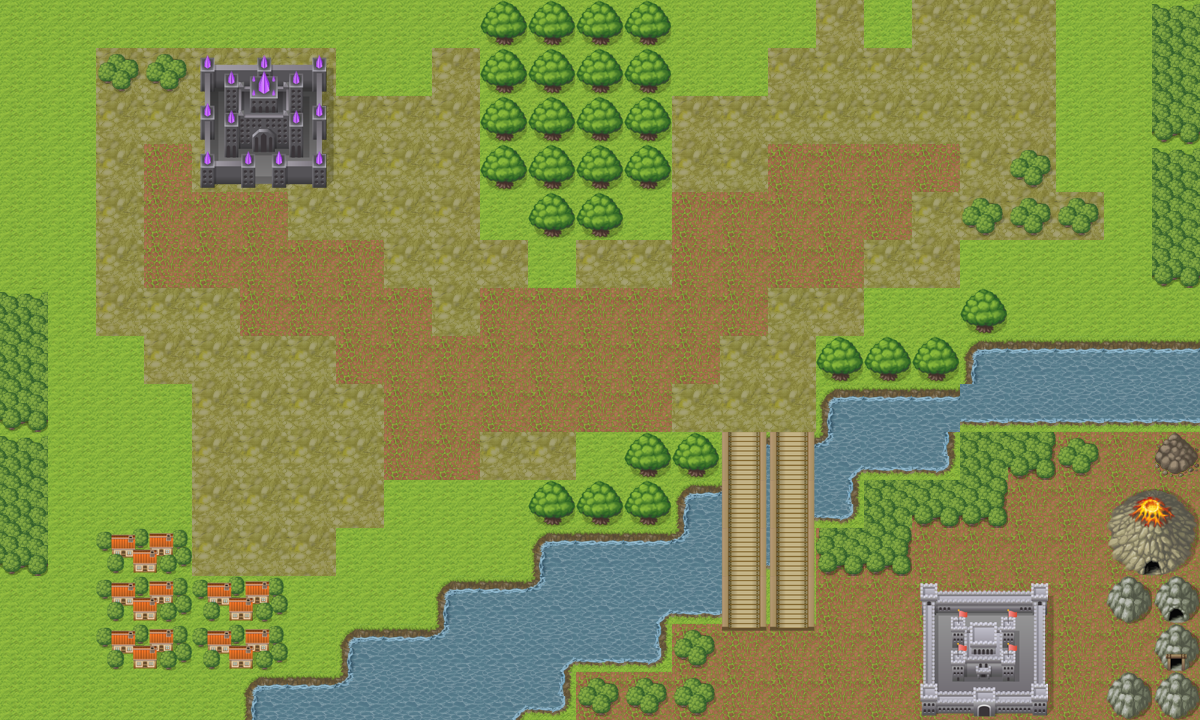

Rendered tile map (Tiled .tmx) drawn with the repository's tilesets; below, a short description and the full map source, tile grids included:
An orthogonal 25x15 tile map with 48x48 px tiles, 7 tile layers (sol vert, sol maron, eau, arbre, ...), 4 tilesets.

<map version="1.10" tiledversion="1.11.0" orientation="orthogonal" renderorder="right-down" width="25" height="15" tilewidth="48" tileheight="48" infinite="0" nextlayerid="9" nextobjectid="1">
 <tileset firstgid="1" source="assets/pipo-map001.tsx" />
 <tileset firstgid="137" source="assets/pipo-map001_at.tsx" />
 <tileset firstgid="617" source="assets/pipo-map001_at - ÉRÉsÅ[.tsx" />
 <tileset firstgid="1097" source="assets/48x48/pipo-map001.tsx" />
 <layer id="1" name="sol vert" width="25" height="15">
  <data encoding="csv">
1,1,1,1,1,1,1,1,1,1,1,1,1,1,1,1,1,1,1,1,1,1,1,1,1,
1,1,1,1,1,1,1,1,1,1,1,1,1,1,1,1,1,1,1,1,1,1,1,1,1,
1,1,1,1,1,1,1,1,1,1,1,1,1,1,1,1,1,1,1,1,1,1,1,1,1,
1,1,1,1,1,1,1,1,1,1,1,1,1,1,1,1,1,1,1,1,1,1,1,1,1,
1,1,1,1,1,1,1,1,1,1,1,1,1,1,1,1,1,1,1,1,1,1,1,1,1,
1,1,1,1,1,1,1,1,1,1,1,1,1,1,1,1,1,1,1,1,1,1,1,1,1,
1,1,1,1,1,1,1,1,1,1,1,1,1,1,1,1,1,1,1,1,1,1,1,1,1,
1,1,1,1,1,1,1,1,1,1,1,1,1,1,1,1,1,1,1,1,1,1,1,1,1,
1,1,1,1,1,1,1,1,1,1,1,1,1,1,1,1,1,1,1,1,1,1,1,1,1,
1,1,1,1,1,1,1,1,1,1,1,1,1,1,1,342,343,422,1,1,1,1,1,1,1,
1,1,1,1,1,1,1,1,1,1,1,1,1,1,1,406,389,1,1,1,1,1,1,1,1,
1,1,1,1,1,1,1,1,1,1,1,1,1,1,1,389,376,1,1,1,1,1,1,1,1,
1,1,1,1,1,1,1,1,1,1,1,1,1,1,1,376,1,1,1,1,1,1,1,1,1,
1,1,1,1,1,1,1,1,1,1,1,1,1,1,1,1,1,1,1,1,1,1,1,1,1,
1,1,1,1,1,1,1,1,1,1,1,1,1,1,1,1,1,1,1,1,1,1,1,1,1
</data>
 </layer>
 <layer id="2" name="sol maron" width="25" height="15">
  <data encoding="csv">
0,0,0,0,0,0,0,0,0,0,0,0,0,0,0,0,0,351,0,351,351,351,0,0,0,
0,0,351,351,831,831,831,0,0,351,0,0,0,0,0,0,351,351,351,351,351,351,0,0,0,
0,0,351,351,831,831,831,351,351,351,0,0,0,0,351,351,351,351,351,351,351,351,0,0,0,
0,0,351,647,831,351,351,351,351,351,0,0,0,0,351,351,647,647,647,647,351,351,0,0,0,
0,0,351,647,647,647,351,351,351,351,0,0,0,0,647,647,647,647,647,351,351,351,351,0,0,
0,0,351,647,647,647,647,647,351,351,351,0,351,351,647,647,647,647,351,351,0,0,0,0,0,
0,0,351,351,351,647,647,647,647,351,647,647,647,647,647,647,351,351,0,0,0,0,0,0,0,
0,0,0,351,351,351,351,647,647,647,647,647,647,647,647,351,351,0,0,0,0,0,0,0,0,
0,0,0,0,351,351,351,351,647,647,647,647,647,647,351,351,351,0,0,0,0,0,0,0,0,
0,0,0,0,351,351,351,351,647,647,351,351,0,0,0,0,0,0,0,0,167,167,167,167,167,
0,0,0,0,351,351,351,351,0,0,0,0,0,0,0,0,0,0,167,167,167,167,167,167,167,
0,0,0,0,351,351,351,0,0,0,0,0,0,0,0,0,0,167,167,167,167,167,167,167,167,
0,0,0,0,0,0,0,0,0,0,0,0,0,0,0,0,0,167,167,167,167,167,167,167,167,
0,0,0,0,0,0,0,0,0,0,0,0,0,0,167,167,167,167,167,167,167,167,167,167,167,
0,0,0,0,0,0,0,0,0,0,0,0,167,167,167,167,167,167,167,167,167,167,167,167,167
</data>
 </layer>
 <layer id="3" name="eau" width="25" height="15">
  <data encoding="csv">
0,0,0,0,0,0,0,0,0,0,0,0,0,0,0,0,0,0,0,0,0,0,0,0,0,
0,0,0,0,0,0,0,0,0,0,0,0,0,0,0,0,0,0,0,0,0,0,0,0,0,
0,0,0,0,0,0,0,0,0,0,0,0,0,0,0,0,0,0,0,0,0,0,0,0,0,
0,0,0,0,0,0,0,0,0,0,0,0,0,0,0,0,0,0,0,0,0,0,0,0,0,
0,0,0,0,0,0,0,0,0,0,0,0,0,0,0,0,0,0,0,0,0,0,0,0,0,
0,0,0,0,0,0,0,0,0,0,0,0,0,0,0,0,0,0,0,0,0,0,0,0,0,
0,0,0,0,0,0,0,0,0,0,0,0,0,0,0,0,0,0,0,0,0,0,0,0,0,
0,0,0,0,0,0,0,0,0,0,0,0,0,0,0,0,0,0,0,0,342,343,343,343,343,
0,0,0,0,0,0,0,0,0,0,0,0,0,0,0,0,0,342,343,343,375,375,375,375,375,
0,0,0,0,0,0,0,0,0,0,0,0,0,0,0,0,0,422,375,376,0,0,0,0,0,
0,0,0,0,0,0,0,0,0,0,0,0,0,0,342,0,0,376,0,0,0,0,0,0,0,
0,0,0,0,0,0,0,0,0,0,0,342,343,343,406,0,0,0,0,0,0,0,0,0,0,
0,0,0,0,0,0,0,0,0,342,343,406,359,389,375,0,0,0,0,0,0,0,0,0,0,
0,0,0,0,0,0,0,342,343,406,359,389,375,376,0,0,0,0,0,0,0,0,0,0,0,
0,0,0,0,0,342,343,406,359,359,389,376,0,0,0,0,0,0,0,0,0,0,0,0,0
</data>
 </layer>
 <layer id="6" name="arbre" width="25" height="15">
  <data encoding="csv">
0,0,0,0,0,0,0,0,0,0,11,11,11,11,0,0,0,0,0,0,0,0,0,0,239,
0,0,10,10,0,0,0,0,0,0,11,11,11,11,0,0,0,0,0,0,0,0,0,0,255,
0,0,0,0,0,0,0,0,0,0,11,11,11,11,0,0,0,0,0,0,0,0,0,0,271,
0,0,0,0,0,0,0,0,0,0,11,11,11,11,0,0,0,0,0,0,0,10,0,0,239,
0,0,0,0,0,0,0,0,0,0,0,11,11,0,0,0,0,0,0,0,10,10,10,0,255,
0,0,0,0,0,0,0,0,0,0,0,0,0,0,0,0,0,0,0,0,0,0,0,0,271,
239,0,0,0,0,0,0,0,0,0,0,0,0,0,0,0,0,0,0,0,11,0,0,0,0,
255,0,0,0,0,0,0,0,0,0,0,0,0,0,0,0,0,11,11,11,0,0,0,0,0,
271,0,0,0,0,0,0,0,0,0,0,0,0,0,0,0,0,0,0,0,0,0,0,0,0,
239,0,0,0,0,0,0,0,0,0,0,0,0,11,11,0,0,0,0,0,255,272,1106,0,0,
255,0,0,0,0,0,0,0,0,0,0,11,11,11,0,0,0,0,255,271,272,0,0,0,0,
271,0,0,0,0,0,0,0,0,0,0,0,0,0,0,0,0,270,272,0,0,0,0,0,0,
0,0,0,0,0,0,0,0,0,0,0,0,0,0,0,0,0,0,0,0,0,0,0,0,0,
0,0,0,0,0,0,0,0,0,0,0,0,0,0,1106,0,0,0,0,0,0,0,0,0,0,
0,0,0,0,0,0,0,0,0,0,0,0,1106,1106,1106,0,0,0,0,0,0,0,0,0,0
</data>
 </layer>
 <layer id="7" name="pont" width="25" height="15">
  <data encoding="csv">
0,0,0,0,0,0,0,0,0,0,0,0,0,0,0,0,0,0,0,0,0,0,0,0,0,
0,0,0,0,0,0,0,0,0,0,0,0,0,0,0,0,0,0,0,0,0,0,0,0,0,
0,0,0,0,0,0,0,0,0,0,0,0,0,0,0,0,0,0,0,0,0,0,0,0,0,
0,0,0,0,0,0,0,0,0,0,0,0,0,0,0,0,0,0,0,0,0,0,0,0,0,
0,0,0,0,0,0,0,0,0,0,0,0,0,0,0,0,0,0,0,0,0,0,0,0,0,
0,0,0,0,0,0,0,0,0,0,0,0,0,0,0,0,0,0,0,0,0,0,0,0,0,
0,0,0,0,0,0,0,0,0,0,0,0,0,0,0,0,0,0,0,0,0,0,0,0,0,
0,0,0,0,0,0,0,0,0,0,0,0,0,0,0,0,0,0,0,0,0,0,0,0,0,
0,0,0,0,0,0,0,0,0,0,0,0,0,0,0,0,0,0,0,0,0,0,0,0,0,
0,0,0,0,0,0,0,0,0,0,0,0,0,0,0,18,18,0,0,0,0,0,0,0,0,
0,0,0,0,0,0,0,0,0,0,0,0,0,0,0,18,18,0,0,0,0,0,0,0,0,
0,0,0,0,0,0,0,0,0,0,0,0,0,0,0,18,18,0,0,0,0,0,0,0,0,
0,0,0,0,0,0,0,0,0,0,0,0,0,0,0,18,18,0,0,0,0,0,0,0,0,
0,0,0,0,0,0,0,0,0,0,0,0,0,0,0,26,26,0,0,0,0,0,0,0,0,
0,0,0,0,0,0,0,0,0,0,0,0,0,0,0,0,0,0,0,0,0,0,0,0,0
</data>
 </layer>
 <layer id="4" name="maison" width="25" height="15">
  <data encoding="csv">
0,0,0,0,0,0,0,0,0,0,0,0,0,0,0,0,0,0,0,0,0,0,0,0,0,
0,0,0,0,113,114,115,0,0,0,0,0,0,0,0,0,0,0,0,0,0,0,0,0,0,
0,0,0,0,121,122,123,0,0,0,0,0,0,0,0,0,0,0,0,0,0,0,0,0,0,
0,0,0,0,129,130,131,0,0,0,0,0,0,0,0,0,0,0,0,0,0,0,0,0,0,
0,0,0,0,0,0,0,0,0,0,0,0,0,0,0,0,0,0,0,0,0,0,0,0,0,
0,0,0,0,0,0,0,0,0,0,0,0,0,0,0,0,0,0,0,0,0,0,0,0,0,
0,0,0,0,0,0,0,0,0,0,0,0,0,0,0,0,0,0,0,0,0,0,0,0,0,
0,0,0,0,0,0,0,0,0,0,0,0,0,0,0,0,0,0,0,0,0,0,0,0,0,
0,0,0,0,0,0,0,0,0,0,0,0,0,0,0,0,0,0,0,0,0,0,0,0,0,
0,0,0,0,0,0,0,0,0,0,0,0,0,0,0,0,0,0,0,0,0,0,0,0,0,
0,0,0,0,0,0,0,0,0,0,0,0,0,0,0,0,0,0,0,0,0,0,0,0,0,
0,0,50,51,0,0,0,0,0,0,0,0,0,0,0,0,0,0,0,0,0,0,0,0,0,
0,0,50,51,50,51,0,0,0,0,0,0,0,0,0,0,0,0,0,1185,1186,1187,0,0,0,
0,0,50,51,50,51,0,0,0,0,0,0,0,0,0,0,0,0,0,1193,1194,1195,0,0,0,
0,0,0,0,0,0,0,0,0,0,0,0,0,0,0,0,0,0,0,1201,1202,1203,0,0,0
</data>
 </layer>
 <layer id="5" name="rocher" width="25" height="15">
  <data encoding="csv">
0,0,0,0,0,0,0,0,0,0,0,0,0,0,0,0,0,0,0,0,0,0,0,0,0,
0,0,0,0,0,0,0,0,0,0,0,0,0,0,0,0,0,0,0,0,0,0,0,0,0,
0,0,0,0,0,0,0,0,0,0,0,0,0,0,0,0,0,0,0,0,0,0,0,0,0,
0,0,0,0,0,0,0,0,0,0,0,0,0,0,0,0,0,0,0,0,0,0,0,0,0,
0,0,0,0,0,0,0,0,0,0,0,0,0,0,0,0,0,0,0,0,0,0,0,0,0,
0,0,0,0,0,0,0,0,0,0,0,0,0,0,0,0,0,0,0,0,0,0,0,0,0,
0,0,0,0,0,0,0,0,0,0,0,0,0,0,0,0,0,0,0,0,0,0,0,0,0,
0,0,0,0,0,0,0,0,0,0,0,0,0,0,0,0,0,0,0,0,0,0,0,0,0,
0,0,0,0,0,0,0,0,0,0,0,0,0,0,0,0,0,0,0,0,0,0,0,0,0,
0,0,0,0,0,0,0,0,0,0,0,0,0,0,0,0,0,0,0,0,0,0,0,0,13,
0,0,0,0,0,0,0,0,0,0,0,0,0,0,0,0,0,0,0,0,0,0,0,39,40,
0,0,0,0,0,0,0,0,0,0,0,0,0,0,0,0,0,0,0,0,0,0,0,47,48,
0,0,0,0,0,0,0,0,0,0,0,0,0,0,0,0,0,0,0,0,0,0,0,1019,24,
0,0,0,0,0,0,0,0,0,0,0,0,0,0,0,0,0,0,0,0,0,0,0,0,32,
0,0,0,0,0,0,0,0,0,0,0,0,0,0,0,0,0,0,0,0,0,0,0,1019,1019
</data>
 </layer>
</map>
